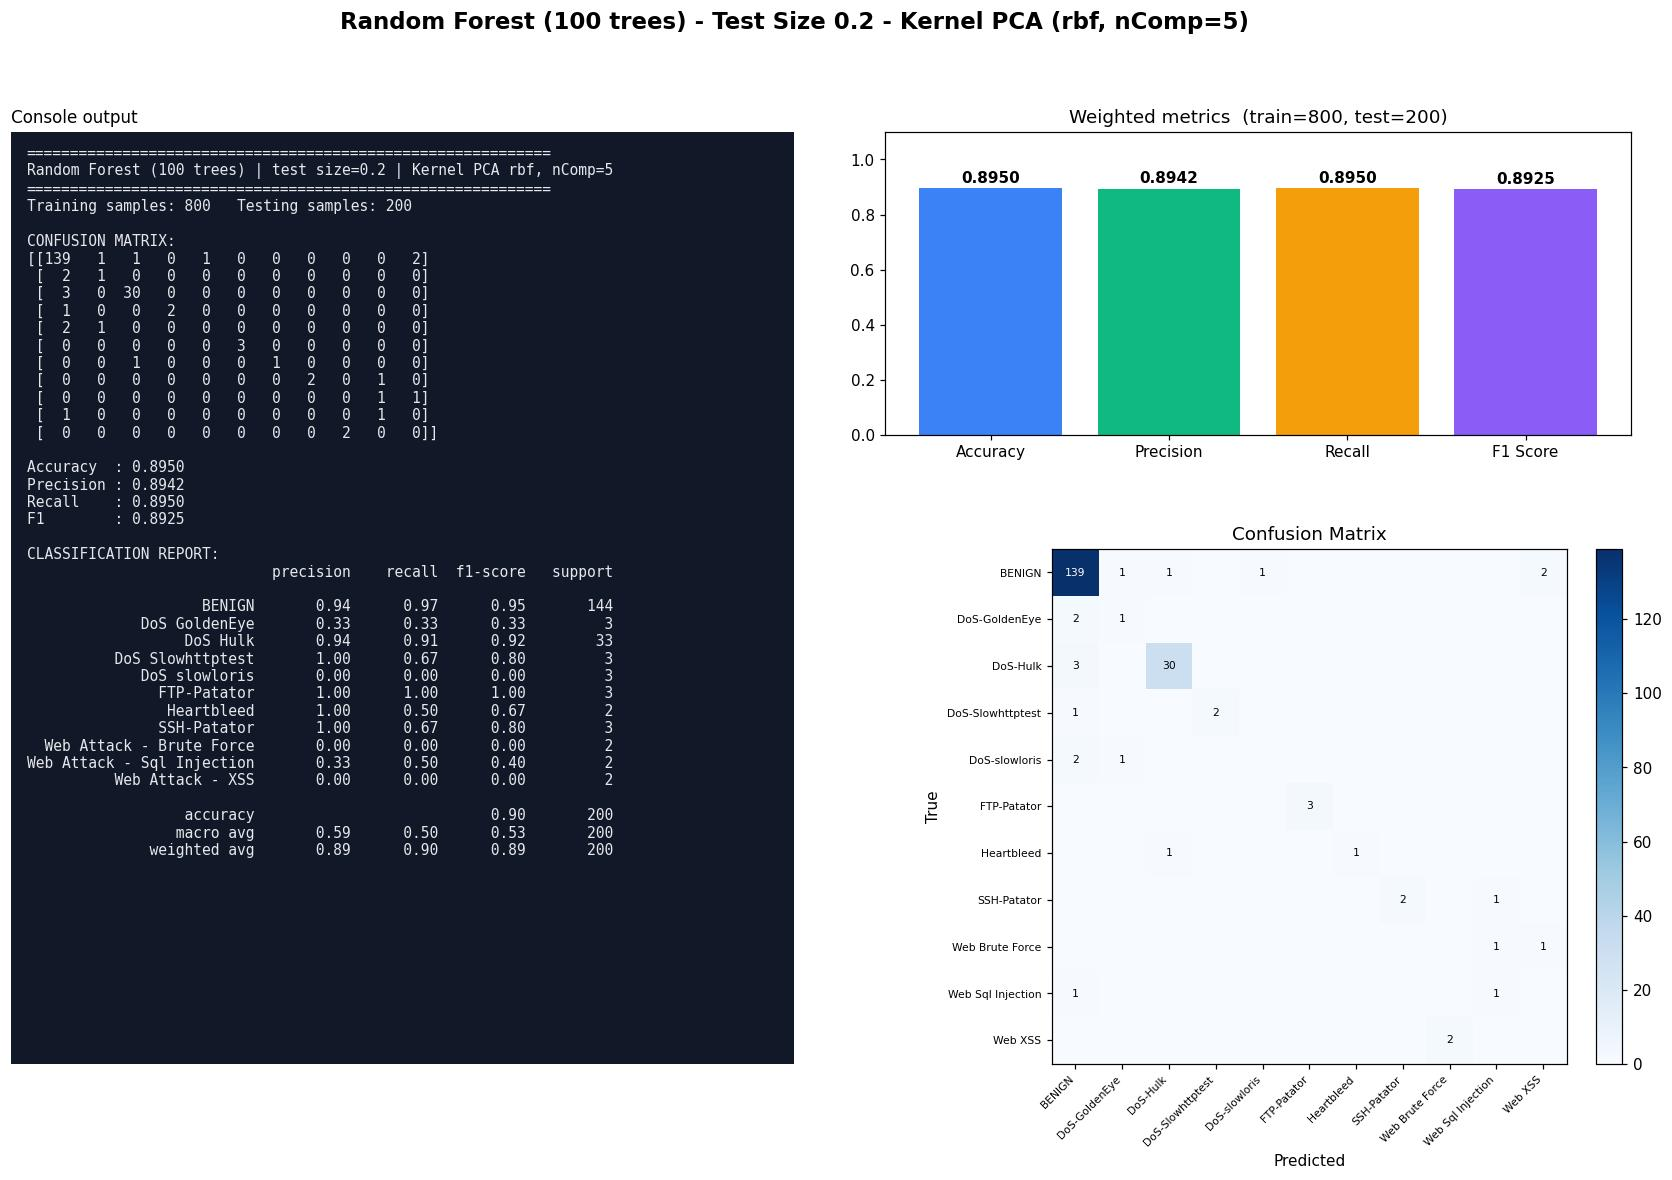

Here is the Python script that generated this plot:
#!/usr/bin/env python3
"""Random Forest (100 trees) | Test size 0.2 | Kernel PCA kernel=rbf, n_components=5
CIC-IDS2017 (Tue+Wed+Thu-morning) 1000-row stratified sample.
Run in any IDE (Spyder / VS Code / PyCharm / Jupyter): open the file and press Run, no arguments needed.
Saves next to this file: 'Test0.2_nComp5_RF.jpg' - one image with the console output (confusion matrix, metrics, classification report) plus charts."""
import json, os
import numpy as np
import matplotlib.pyplot as plt
from sklearn.decomposition import KernelPCA
from sklearn.ensemble import RandomForestClassifier
from sklearn.metrics import (accuracy_score, classification_report, confusion_matrix,
                             f1_score, precision_score, recall_score)
from sklearn.model_selection import train_test_split
from sklearn.preprocessing import StandardScaler

TEST_SIZE, KERNEL, N_COMP, ALG, ALG_NAME = 0.2, "rbf", 5, "RF", "Random Forest (100 trees)"
try:
    HERE = os.path.dirname(os.path.abspath(__file__))
except NameError:                      # Jupyter / interactive console
    HERE = os.getcwd()
def _find_root():                      # folder that contains data/sample.npz (works from any working directory)
    for p in (HERE, os.path.join(HERE, ".."), os.path.join(HERE, "..", ".."), os.getcwd()):
        if os.path.exists(os.path.join(p, "data", "sample.npz")):
            return os.path.abspath(p)
    raise FileNotFoundError("data/sample.npz not found - run prepare_data.py or keep the repo folder structure")
ROOT = _find_root()
tag = f"Test{TEST_SIZE}_nComp{N_COMP}_{ALG}"

# 1. LOAD cached, cleaned sample (see prepare_data.py)
d = np.load(os.path.join(ROOT, "data", "sample.npz"), allow_pickle=True)
X, y, class_names = d["X"], d["y"], [str(c).replace("�", "-") for c in d["classes"]]

# 2. SPLIT
X_train, X_test, y_train, y_test = train_test_split(
    X, y, test_size=TEST_SIZE, random_state=42, stratify=y)

# 3. SCALE (fit on train only)
scaler = StandardScaler()
X_train = scaler.fit_transform(X_train); X_test = scaler.transform(X_test)

# 4. DIMENSIONALITY REDUCTION: Kernel PCA (fit on train only; gamma = sklearn default 1/n_features)
kpca = KernelPCA(n_components=N_COMP, kernel=KERNEL, random_state=0)
X_train = kpca.fit_transform(X_train); X_test = kpca.transform(X_test)

# 5. CLASSIFIER
classifier = RandomForestClassifier(n_estimators=100, random_state=0, n_jobs=1)
classifier.fit(X_train, y_train)
y_pred = classifier.predict(X_test)

# 6. METRICS
labels = np.arange(len(class_names))
cm = confusion_matrix(y_test, y_pred, labels=labels)
res = dict(test_size=TEST_SIZE, kernel=KERNEL, n_components=N_COMP, algorithm=ALG, model=ALG_NAME,
           n_train=int(len(y_train)), n_test=int(len(y_test)),
           accuracy=accuracy_score(y_test, y_pred),
           precision=precision_score(y_test, y_pred, average="weighted", zero_division=0),
           recall=recall_score(y_test, y_pred, average="weighted", zero_division=0),
           f1=f1_score(y_test, y_pred, average="weighted", zero_division=0))
report = classification_report(y_test, y_pred, labels=labels, target_names=class_names, zero_division=0)
lines = ["=" * 60, f"{ALG_NAME} | test size={TEST_SIZE} | Kernel PCA {KERNEL}, nComp={N_COMP}", "=" * 60,
         f"Training samples: {len(y_train)}   Testing samples: {len(y_test)}", "", "CONFUSION MATRIX:", np.array2string(cm), ""]
for k in ("accuracy", "precision", "recall", "f1"): lines.append(f"{k.capitalize():10s}: {res[k]:.4f}")
lines += ["", "CLASSIFICATION REPORT:", report]
console_output = "\n".join(lines); print(console_output)

# 7. VISUAL OUTPUT: console output + charts in ONE image (real results only)
short = [c.replace("Web Attack - ", "Web ").replace("DoS ", "DoS-") for c in class_names]
fig = plt.figure(figsize=(19, 11), dpi=110)
gs = fig.add_gridspec(2, 2, width_ratios=[1.05, 1], height_ratios=[1, 1.7], hspace=0.28, wspace=0.12)
fig.suptitle(f"{ALG_NAME} - Test Size {TEST_SIZE} - Kernel PCA ({KERNEL}, nComp={N_COMP})", fontsize=15, fontweight="bold")
axt = fig.add_subplot(gs[:, 0]); axt.set_facecolor("#111827"); axt.set_xticks([]); axt.set_yticks([])
for sp in axt.spines.values(): sp.set_visible(False)
axt.text(0.02, 0.985, console_output, family="monospace", fontsize=9.6, color="#e5e7eb", va="top", ha="left", transform=axt.transAxes)
axt.set_title("Console output", loc="left", fontsize=11)
ax0 = fig.add_subplot(gs[0, 1]); ax1 = fig.add_subplot(gs[1, 1])
names = ["Accuracy", "Precision", "Recall", "F1 Score"]; vals = [res["accuracy"], res["precision"], res["recall"], res["f1"]]
bars = ax0.bar(names, vals, color=["#3b82f6", "#10b981", "#f59e0b", "#8b5cf6"])
ax0.set_ylim(0, 1.1); ax0.set_title(f"Weighted metrics  (train={res['n_train']}, test={res['n_test']})")
for b in bars: ax0.text(b.get_x() + b.get_width() / 2, b.get_height() + .02, f"{b.get_height():.4f}", ha="center", fontweight="bold")
im = ax1.imshow(cm, cmap="Blues"); fig.colorbar(im, ax=ax1, fraction=.046, pad=.04)
ax1.set_xticks(labels); ax1.set_yticks(labels); ax1.set_xticklabels(short, rotation=45, ha="right", fontsize=7); ax1.set_yticklabels(short, fontsize=7)
ax1.set_xlabel("Predicted"); ax1.set_ylabel("True"); ax1.set_title("Confusion Matrix")
for a in labels:
    for b_ in labels:
        if cm[a, b_]: ax1.text(b_, a, cm[a, b_], ha="center", va="center", fontsize=7, color="white" if cm[a, b_] > cm.max() / 2 else "black")
plt.savefig(os.path.join(HERE, tag + ".jpg"), format="jpg", bbox_inches="tight")
if os.environ.get("ACN_NO_SHOW") != "1": plt.show()   # IDEs display the image; run_all.py disables this
plt.close()

os.makedirs(os.path.join(ROOT, "results", "json"), exist_ok=True)
with open(os.path.join(ROOT, "results", "json", tag + ".json"), "w") as f: json.dump(res, f)
